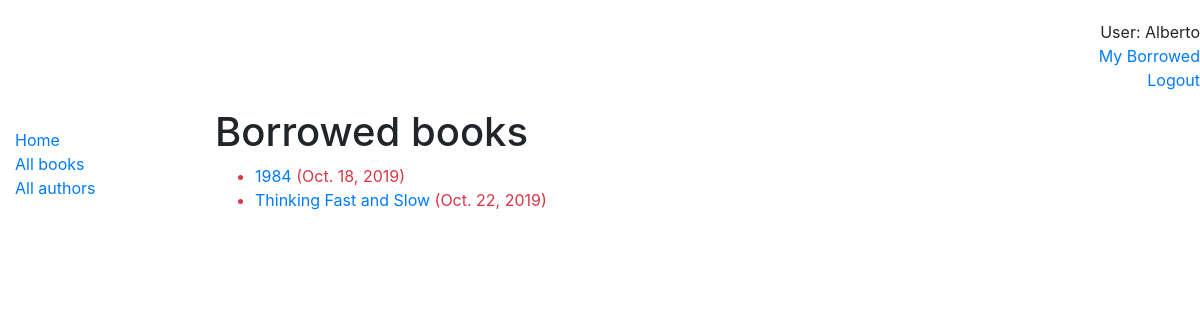
Page /catalog/mybooks/ (signed in) on the earlier database version.
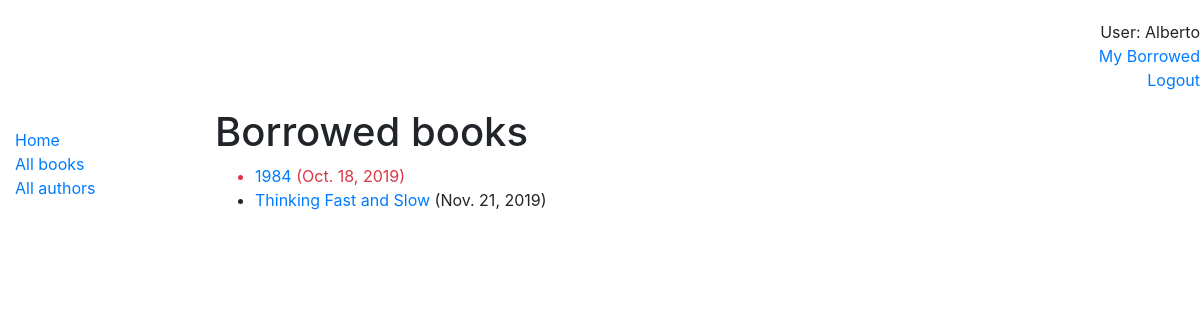
Same page on the later database version.
### catalog/models.py (models this page shows, shortened)
class BookInstance(models.Model):
    id = models.UUIDField(
        primary_key=True,
        default=uuid.uuid4,
        help_text="Unique ID for this particular book across whole library",
    )
    book = models.ForeignKey(Book, on_delete=models.SET_NULL, null=True)
    imprint = models.CharField(max_length=200)
    due_back = models.DateField(null=True, blank=True)
    LOAN_STATUS = (
        ("m", "Maintenance"),
        ("o", "On loan"),
        ("a", "Available"),
        ("r", "Reserved"),
    )
    status = models.CharField(
        max_length=1,
        choices=LOAN_STATUS,
        blank=True,
        default="m",
        help_text="Book availability",
    )
    borrower = models.ForeignKey(User, on_delete=models.SET_NULL, null=True,
                                 blank=True)
    class Meta:
        ordering = ["due_back"]
        permissions = (("can_mark_returned", "Set book as returned"),)
    @property
    def is_overdue(self):
        if self.due_back and date.today() > self.due_back:
            return True
        return False

class Book(models.Model):
    title = models.CharField(max_length=200)
    author = models.ForeignKey("Author", on_delete=models.SET_NULL, null=True)
    summary = models.TextField(
        max_length=1000, help_text="Enter a brief description of the book"
    )
    isbn = models.CharField(
        "ISBN",
        max_length=13,
        help_text="""
        13 Character
        <a href="https://www.isbn-international.org/content/what-isbn">
        ISBN number</a>""",
    )
    genre = models.ManyToManyField(Genre, help_text="Select a genre for this book")
    language = models.ForeignKey("Language", on_delete=models.SET_NULL, null=True)

### catalog/views.py (the view)
# urls.py: path('mybooks/', views.LoanedBooksByUserListView.as_view(), name='my-borrowed'),
class LoanedBooksByUserListView(LoginRequiredMixin, generic.ListView):
    model = BookInstance
    template_name = "catalog/bookinstance_list_borrowed_user.html"
    paginate_by = 10
    def get_queryset(self):
        return (
            BookInstance.objects.filter(borrower=self.request.user)
            .filter(status__exact="o")
            .order_by("due_back")
        )

### catalog/templates/catalog/bookinstance_list_borrowed_user.html
{% extends "base_generic.html" %}
{% block content %}
    <h1>Borrowed books</h1>
    {% if bookinstance_list %}
    <ul>
      {% for bookinst in bookinstance_list %}
      <li class="{% if bookinst.is_overdue %}text-danger{% endif %}">
        <a href="{% url 'book-detail' bookinst.book.pk %}">{{bookinst.book.title}}</a> ({{ bookinst.due_back }})
      </li>
      {% endfor %}
    </ul>
    {% else %}
      <p>There are no books borrowed.</p>
    {% endif %}
{% endblock %}

Differences in the rows shown:
changed BookInstance "Thinking Fast and Slow": due_back "Oct. 22, 2019" → "Nov. 21, 2019"
